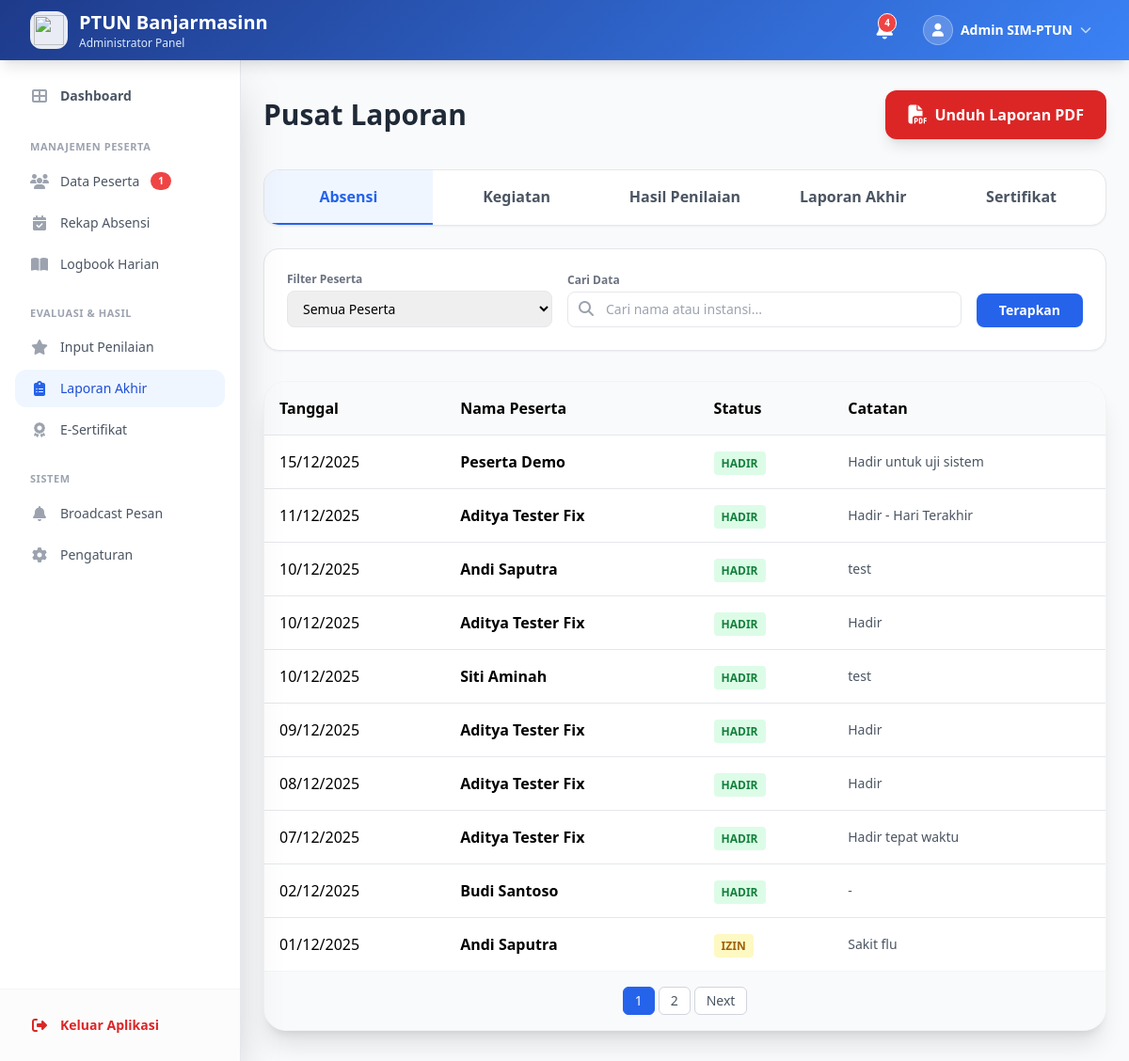
The app's page /admin/laporan/index.php (signed in) with its own data.
### tables this page shows
CREATE TABLE `settings` (
  `id` int(11) NOT NULL,
  `key` varchar(100) NOT NULL,
  `value` text,
  `type` enum('text','textarea','url','image','number','boolean','date') DEFAULT 'text',
  `group` enum('institusi','footer','menu','sistem') NOT NULL,
  `order` int(11) DEFAULT '0',
  `updated_at` timestamp NULL DEFAULT CURRENT_TIMESTAMP ON UPDATE CURRENT_TIMESTAMP
);

CREATE TABLE `absensi` (
  `id` int(11) NOT NULL,
  `peserta_id` int(11) NOT NULL,
  `tanggal` date NOT NULL,
  `status` enum('hadir','alfa','izin') DEFAULT 'alfa',
  `catatan` text,
  `approved` tinyint(1) DEFAULT '0',
  `approved_at` timestamp NULL DEFAULT NULL,
  `created_at` timestamp NULL DEFAULT CURRENT_TIMESTAMP
);

CREATE TABLE `users` (
  `id` int(11) NOT NULL,
  `nama` varchar(100) NOT NULL,
  `email` varchar(100) NOT NULL,
  `password` varchar(255) NOT NULL,
  `role` enum('admin','peserta') NOT NULL DEFAULT 'peserta',
  `instansi` varchar(100) DEFAULT NULL,
  `jurusan` varchar(100) DEFAULT NULL,
  `profile_foto` varchar(255) DEFAULT '/uploads/profiles/default.jpg',
  `bio` text,
  `status` enum('aktif','pending','selesai') DEFAULT 'pending',
  `created_at` timestamp NULL DEFAULT CURRENT_TIMESTAMP,
  `updated_at` timestamp NULL DEFAULT CURRENT_TIMESTAMP ON UPDATE CURRENT_TIMESTAMP
);

### config/database.php (called while the page is built, shortened)
<?php
class Database {
    private $host = 'localhost';
    private $db_name = 'ptun_website';
    private $username = 'root';
    private $password = '';
    public function getConnection() {
        $this->conn = null;
        try {
            $this->conn = new PDO(
                "mysql:host=" . $this->host . ";dbname=" . $this->db_name . ";charset=utf8mb4",
                $this->username,
                $this->password,
                [
                    PDO::ATTR_ERRMODE => PDO::ERRMODE_EXCEPTION,
                    PDO::ATTR_DEFAULT_FETCH_MODE => PDO::FETCH_ASSOC,
                    PDO::ATTR_EMULATE_PREPARES => false
                ]
            );
        } catch(PDOException $exception) {
            echo "Connection error: " . $exception->getMessage();
        }
        return $this->conn;
    }
}
function db() {
    $database = new Database();
    return $database->getConnection();
}
function get_setting($key, $default = '') {
    try {
        $stmt = db()->prepare("SELECT `value` FROM settings WHERE `key` = ? LIMIT 1");
        $stmt->execute([$key]);
        $result = $stmt->fetch();
        return $result ? $result['value'] : $default;
    } catch(Exception $e) {
        return $default;
    }
}
function get_site_name() {
    return get_setting('nama_website', 'PTUN Banjarmasin');
}
function get_logo_url() {
    return get_setting('logo_url', '/assets/logo-default.png');
}
?>

### admin/laporan/index.php (the view, shortened to what this page needs)
<?php
require_once '../../config/database.php';
$tab         = $_GET['tab'] ?? 'absensi';
$peserta_id  = $_GET['peserta_id'] ?? 'all';
$search      = isset($_GET['q']) ? trim($_GET['q']) : '';
$limit = 10;
$page = isset($_GET['page']) ? (int)$_GET['page'] : 1;
$start = ($page > 1) ? ($page * $limit) - $limit : 0;
$where_sql = "1=1";
$params = [];
$data = [];
$total_pages = 1;
try {
    if($tab == 'absensi') {
        $countSql = "SELECT COUNT(*) as total FROM absensi t JOIN users u ON t.peserta_id = u.id WHERE $where_sql";
        $stmt = db()->prepare($countSql);
        $stmt->execute($params);
        $total_data = $stmt->fetch()['total'];
        $sql = "SELECT t.*, u.nama, u.instansi FROM absensi t
                JOIN users u ON t.peserta_id = u.id
                WHERE $where_sql
                ORDER BY t.tanggal DESC LIMIT $limit OFFSET $start";
        $stmt = db()->prepare($sql);
        $stmt->execute($params);
        $data = $stmt->fetchAll();
    }
    $total_pages = ceil($total_data / $limit);
} catch (PDOException $e) {
    $error_msg = "Database Error: " . $e->getMessage();
}
require_once '../includes/header.php';
?>
<div class="max-w-7xl mx-auto px-6 py-8">
    <div class="flex flex-col md:flex-row justify-between items-center mb-8 gap-4">
        <div>
            <h1 class="text-3xl font-bold text-gray-800">Pusat Laporan</h1>
        </div>
        <a href="cetak.php?<?= http_build_query($_GET) ?>" target="_blank"
           class="bg-red-600 text-white px-6 py-3 rounded-xl font-bold shadow-lg hover:bg-red-700 hover:shadow-xl transition-all flex items-center">
            <i class="fas fa-file-pdf text-xl mr-2"></i>
            Unduh Laporan PDF
        </a>
    </div>
    <div class="bg-white rounded-2xl shadow-sm border border-gray-200 mb-6 overflow-hidden">
        <div class="flex w-full overflow-x-auto">
            <?php
            $tabs = [
                'absensi' => 'Absensi',
                'kegiatan' => 'Kegiatan',
                'penilaian' => 'Hasil Penilaian',
                'akhir' => 'Laporan Akhir',
                'sertifikat' => 'Sertifikat'
            ];
            foreach($tabs as $k => $v):
                $active = ($tab == $k) ? 'bg-blue-50 text-blue-600 border-b-2 border-blue-600' : 'text-gray-600 hover:bg-gray-50';
            ?>
            <a href="?tab=<?= $k ?>" class="flex-1 text-center px-6 py-4 font-bold whitespace-nowrap transition-all <?= $active ?>">
                <?= $v ?>
            </a>
            <?php endforeach; ?>
        </div>
    </div>
    <div class="bg-white p-6 rounded-2xl shadow-sm border border-gray-200 mb-8">
        <form method="GET" class="flex flex-col md:flex-row gap-4 items-end">
            <div class="w-full md:w-1/3">
                <label class="block text-xs font-bold text-gray-500 mb-1">Filter Peserta</label>
                <select name="peserta_id" class="w-full border rounded-lg px-3 py-2 text-sm" onchange="this.form.submit()">
                    <option value="all">Semua Peserta</option>
                </select>
            </div>
            <div class="w-full md:flex-1">
                <label class="block text-xs font-bold text-gray-500 mb-1">Cari Data</label>
                <div class="relative">
                    <input type="text" name="q" value="<?= htmlspecialchars($search) ?>" placeholder="Cari nama atau instansi..."
                           class="w-full pl-10 pr-4 py-2 border rounded-lg text-sm focus:border-blue-500 outline-none">
                    <i class="fas fa-search absolute left-3 top-2.5 text-gray-400"></i>
                </div>
            </div>
            <div class="w-full md:w-auto">
                <button type="submit" class="w-full bg-blue-600 text-white px-6 py-2 rounded-lg font-bold text-sm hover:bg-blue-700 transition-all">
                    Terapkan
                </button>
            </div>
        </form>
    </div>
    <div class="bg-white rounded-3xl shadow-xl overflow-hidden border border-gray-100">
        <?php if($tab == 'absensi'): ?>
        <div class="overflow-x-auto">
            <table class="w-full text-left">
                <thead class="bg-gray-50 border-b">
                    <tr>
                        <th class="p-4">Tanggal</th>
                        <th class="p-4">Nama Peserta</th>
                        <th class="p-4">Status</th>
                        <th class="p-4">Catatan</th>
                    </tr>
                </thead>
                <tbody class="divide-y">
                    <?php if(empty($data)): ?>
                        <tr><td colspan="4" class="p-6 text-center text-gray-500">Tidak ada data.</td></tr>
                    <?php else: ?>
                        <?php foreach($data as $d): ?>
                        <tr class="hover:bg-gray-50">
                            <td class="p-4"><?= date('d/m/Y', strtotime($d['tanggal'])) ?></td>
                            <td class="p-4 font-bold"><?= htmlspecialchars($d['nama']) ?></td>
                            <td class="p-4">
                                <span class="px-2 py-1 rounded text-xs font-bold uppercase
                                    <?= $d['status']=='hadir'?'bg-green-100 text-green-700':($d['status']=='izin'?'bg-yellow-100 text-yellow-700':'bg-red-100 text-red-700') ?>">
                                    <?= $d['status'] ?>
                                </span>
                            </td>
                            <td class="p-4 text-sm text-gray-600"><?= htmlspecialchars($d['catatan'] ?? '-') ?></td>
                        </tr>
                        <?php endforeach; ?>
                    <?php endif; ?>
                </tbody>
            </table>
        </div>
        <?php endif; ?>
        <?php if($total_pages > 1): ?>
        <div class="px-6 py-4 border-t border-gray-100 bg-gray-50 flex justify-center items-center">
            <div class="flex space-x-1">
                <?php for($i=1; $i<=$total_pages; $i++): ?>
                    <a href="?tab=<?= $tab ?>&peserta_id=<?= $peserta_id ?>&q=<?= $search ?>&page=<?= $i ?>"
                       class="px-3 py-1 rounded-md border text-sm <?= $page == $i ? 'bg-blue-600 text-white border-blue-600' : 'bg-white border-gray-300 text-gray-600 hover:bg-gray-100' ?>">
                        <?= $i ?>
                    </a>
                <?php endfor; ?>
                <?php if($page < $total_pages): ?>
                    <a href="?tab=<?= $tab ?>&peserta_id=<?= $peserta_id ?>&q=<?= $search ?>&page=<?= $page+1 ?>"
                       class="px-3 py-1 rounded-md bg-white border border-gray-300 text-gray-600 hover:bg-gray-100 text-sm">Next</a>
                <?php endif; ?>
            </div>
        </div>
        <?php endif; ?>
    </div>
</div>
<?php require_once '../includes/sidebar.php'; ?>

### admin/includes/header.php (shortened to what this page needs)
<?php
$site_name = get_site_name();
$user_name = $_SESSION['user_data']['nama'] ?? 'Admin';
$stmt = db()->query("SELECT COUNT(*) as total FROM notifications WHERE DATE(created_at) = CURDATE()");
$today_count = $stmt->fetch()['total'];
$logo_url = get_logo_url();
if($logo_url && !str_starts_with($logo_url, 'http')) {
    $logo_url = BASE_URL . $logo_url;
}
?>
<!DOCTYPE html>
<html lang="id">
<head>
    <script src="https://cdn.tailwindcss.com"></script>
    <link href="https://cdnjs.cloudflare.com/ajax/libs/font-awesome/6.4.0/css/all.min.css" rel="stylesheet">
</head>
<body class="bg-gray-50 pt-16 md:pl-64 min-h-screen transition-all duration-300">
<nav class="gradient-bg text-white shadow-lg fixed top-0 left-0 right-0 h-16 fixed-header">
    <div class="w-full px-4 sm:px-6 lg:px-8">
        <div class="flex justify-between items-center h-16">
            <div class="flex items-center">
                <a href="<?= BASE_URL ?>/admin/" class="flex items-center space-x-3 group">
                    <div class="w-10 h-10 bg-white/90 rounded-xl flex items-center justify-center shadow-sm group-hover:bg-white transition-all overflow-hidden p-1">
                        <?php if($logo_url): ?>
                            <img src="<?= $logo_url ?>" class="w-full h-full object-contain">
                        <?php else: ?>
                            <i class="fas fa-user-shield text-xl text-blue-600"></i>
                        <?php endif; ?>
                    </div>
                    <div>
                        <h1 class="text-lg md:text-xl font-bold leading-tight"><?= htmlspecialchars($site_name) ?></h1>
                        <p class="text-[10px] md:text-xs text-blue-100 hidden sm:block">Administrator Panel</p>
                    </div>
                </a>
            </div>
            <div class="flex items-center space-x-2 md:space-x-4">
                <div class="relative group">
                    <button class="relative p-2 hover:bg-white/10 rounded-lg transition-all focus:outline-none">
                        <?php if($today_count > 0): ?>
                        <span class="absolute top-1 right-1 bg-red-500 text-white text-[10px] font-bold px-1.5 py-0.5 rounded-full border border-white animate-pulse">
                            <?= $today_count > 9 ? '9+' : $today_count ?>
                        </span>
                        <?php endif; ?>
                    </button>
                </div>
                <div class="relative group">
                    <button class="flex items-center space-x-2 p-2 hover:bg-white/10 rounded-lg transition-all">
                        <div class="w-8 h-8 bg-white/20 rounded-full flex items-center justify-center border border-white/30">
                            <i class="fas fa-user text-sm"></i>
                        </div>
                        <span class="font-semibold text-sm hidden md:block"><?= htmlspecialchars($user_name) ?></span>
                        <i class="fas fa-chevron-down text-xs ml-1 opacity-70"></i>
                    </button>
                </div>
            </div>
        </div>
    </div>
</nav>

### admin/includes/header.php (style rules this page uses)
.gradient-bg { background: linear-gradient(135deg, #1e3a8a 0%, #3b82f6 100%); }
.fixed-header { z-index: 50; }

### records on screen
settings: value "PTUN Banjarmasinn"
absensi: tanggal "15/12/2025", peserta.nama "Peserta Demo", status "HADIR", catatan "Hadir untuk uji sistem"
absensi: tanggal "11/12/2025", peserta.nama "Aditya Tester Fix", status "HADIR", catatan "Hadir - Hari Terakhir"
absensi: tanggal "10/12/2025", peserta.nama "Andi Saputra", status "HADIR", catatan "test"
absensi: tanggal "10/12/2025", peserta.nama "Aditya Tester Fix", status "HADIR", catatan "Hadir"
absensi: tanggal "10/12/2025", peserta.nama "Siti Aminah", status "HADIR", catatan "test"
absensi: tanggal "09/12/2025", peserta.nama "Aditya Tester Fix", status "HADIR", catatan "Hadir"
absensi: tanggal "08/12/2025", peserta.nama "Aditya Tester Fix", status "HADIR", catatan "Hadir"
absensi: tanggal "07/12/2025", peserta.nama "Aditya Tester Fix", status "HADIR", catatan "Hadir tepat waktu"
absensi: tanggal "02/12/2025", peserta.nama "Budi Santoso", status "HADIR", catatan "-"
absensi: tanggal "01/12/2025", peserta.nama "Andi Saputra", status "IZIN", catatan "Sakit flu"

### other values on screen
$today_count "4"
$user_name "Admin SIM-PTUN"
$v "Absensi"
$v "Kegiatan"
$v "Hasil Penilaian"
$v "Laporan Akhir"
$v "Sertifikat"
$pending "1"
